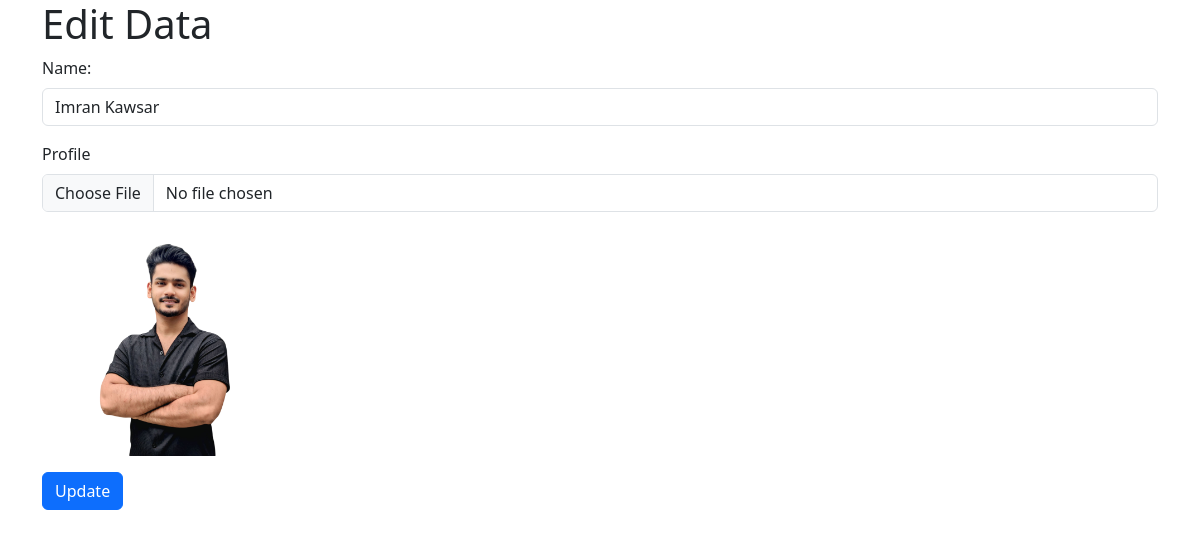
Page /9/edit/ on the committed database.
### app/models.py (models this page shows)
class Profile(models.Model):
    name = models.CharField(max_length=255)
    profile = models.ImageField(upload_to='media/', default='media/example.png', blank=True)

### app/views.py (the view)
# urls.py: path('<int:pk>/edit/', views.edit, name='edit'),
def edit(request, pk):
    data = Profile.objects.filter(id=pk)
    context = {
        'data':data
    }
    return render(request, 'edit.html', context)

### templates/edit.html (shortened to what this page needs)
{% extends "base.html" %}
{% block body %}
    <div class="container">
        <h1>Edit Data</h1>
        {% for all in data %}
        <form action="{% url 'update' all.id %}" method="post" enctype="multipart/form-data">
            <div class="mb-3">
                <label for="name" class="form-label">Name:</label>
                <input type="text" class="form-control" id="name" value="{{all.name}}" name="name" aria-describedby="emailHelp">
            </div>
            <div class="mb-3">
                <label for="profile" class="form-label">Profile</label>
                <input type="file" class="form-control" name="profile" id="profile">
                <img src="{{all.profile.url}}" class="w-25" alt="">
            </div>
            <button type="submit" class="btn btn-primary">Update</button>
        </form>
        {% endfor %}
    </div>
{% endblock body %}

### rows in the picture
Profile: name "Imran Kawsar", profile (picture)
